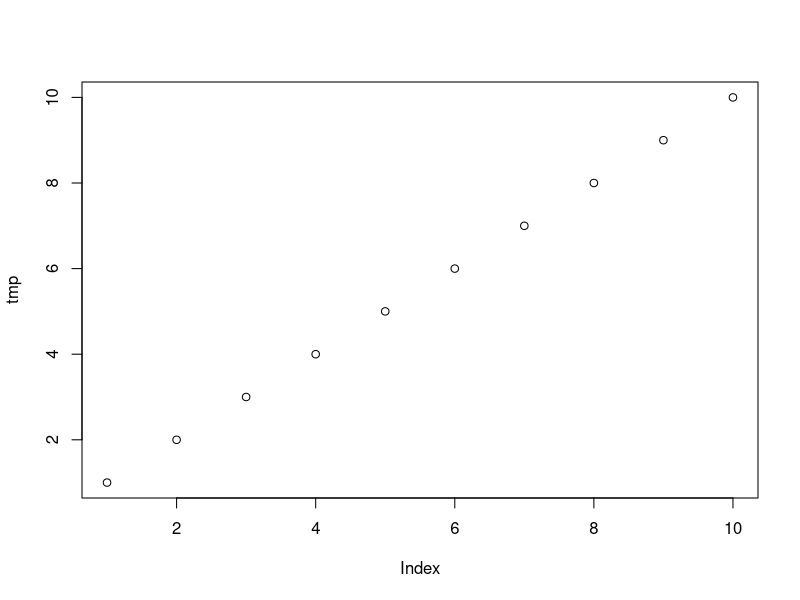

Here is the R script that generated this plot:
## ---- chunk 1
knitr::opts_chunk$set(echo = TRUE)
## ---- chunk 2
tmp = seq(from=1,to=10)
plot(tmp)
